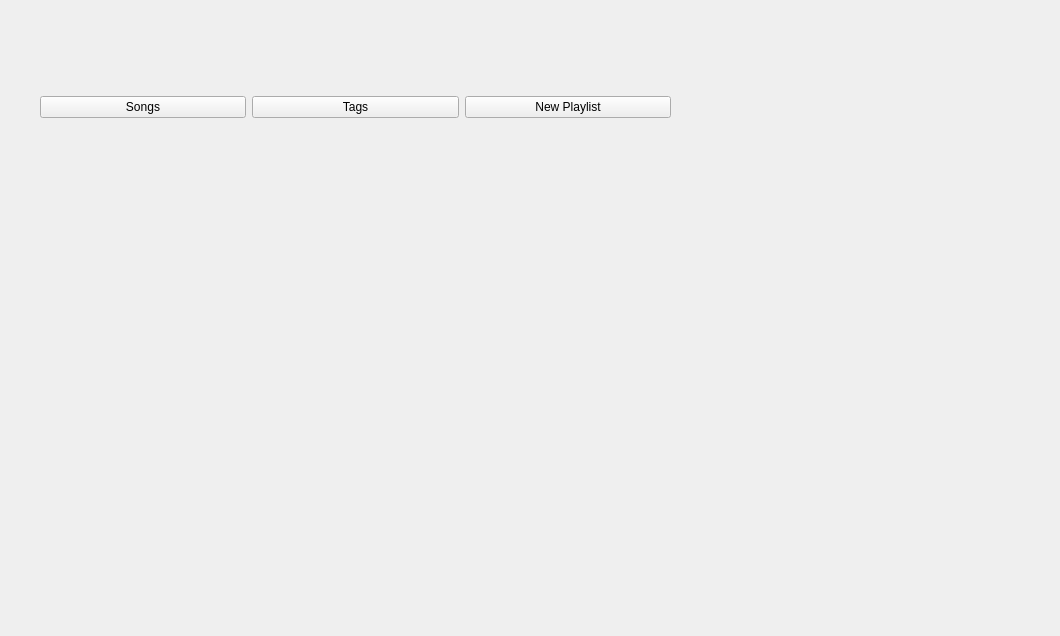
<?xml version="1.0" encoding="UTF-8"?>
<ui version="4.0">
 <class>playlists_screen</class>
 <widget class="QWidget" name="playlists_screen">
  <property name="geometry">
   <rect>
    <x>0</x>
    <y>0</y>
    <width>1060</width>
    <height>636</height>
   </rect>
  </property>
  <property name="windowTitle">
   <string>Form</string>
  </property>
  <widget class="QWidget" name="verticalLayoutWidget_3">
   <property name="geometry">
    <rect>
     <x>30</x>
     <y>80</y>
     <width>651</width>
     <height>311</height>
    </rect>
   </property>
   <layout class="QVBoxLayout" name="main_layout">
    <property name="sizeConstraint">
     <enum>QLayout::SetMinimumSize</enum>
    </property>
    <property name="leftMargin">
     <number>10</number>
    </property>
    <property name="topMargin">
     <number>10</number>
    </property>
    <property name="rightMargin">
     <number>10</number>
    </property>
    <property name="bottomMargin">
     <number>10</number>
    </property>
    <item>
     <widget class="QWidget" name="account_w" native="true">
      <property name="sizePolicy">
       <sizepolicy hsizetype="Minimum" vsizetype="Minimum">
        <horstretch>0</horstretch>
        <verstretch>0</verstretch>
       </sizepolicy>
      </property>
     </widget>
    </item>
    <item>
     <layout class="QHBoxLayout" name="horizontalLayout">
      <item>
       <widget class="QPushButton" name="songs_pb">
        <property name="text">
         <string>Songs</string>
        </property>
       </widget>
      </item>
      <item>
       <widget class="QPushButton" name="tags_pb">
        <property name="text">
         <string>Tags</string>
        </property>
       </widget>
      </item>
      <item>
       <widget class="QPushButton" name="new_playlist_pb">
        <property name="text">
         <string>New Playlist</string>
        </property>
       </widget>
      </item>
     </layout>
    </item>
    <item>
     <widget class="QWidget" name="lists_w" native="true">
      <property name="sizePolicy">
       <sizepolicy hsizetype="MinimumExpanding" vsizetype="MinimumExpanding">
        <horstretch>0</horstretch>
        <verstretch>0</verstretch>
       </sizepolicy>
      </property>
     </widget>
    </item>
   </layout>
  </widget>
 </widget>
 <resources/>
 <connections/>
</ui>
